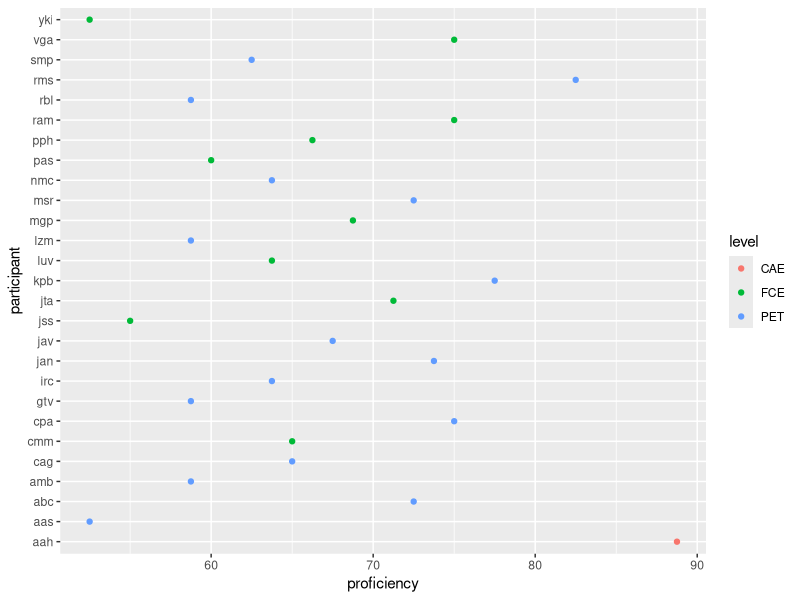

This figure's R source: (Note: this script raises an error after producing the figure.)
library(tidyverse)

# upload csv file 
# name dataframe data
data <- read.csv("b1e_info_backup.csv")

# tidy data
head(data)
data$number <- NULL # use this function to remove unwanted columns from dataframe
data$name <- NULL
data$class <- NULL
data$date <- NULL
# there has to be a better way to do this

data_clean <- na.omit(data) # remove NA values added by excel
print(data_clean)

# plots

ggplot(data = data_clean) +
  geom_point(mapping = aes(x = proficiency, y = participant, color = level))

#
ggplot(data = data_clean) +
  geom_point(mapping = aes(x = proficiency, y = avg_eng_use)) +
  geom_smooth()
             
# mean
mean(data_clean$proficiency) # 66.85% the avg score of the lexTALE prof exam was 66.85%
mean(data_clean$avg_eng_use) # 10.52% on avg students reported speaking english 10.25% of the time on the BLP.